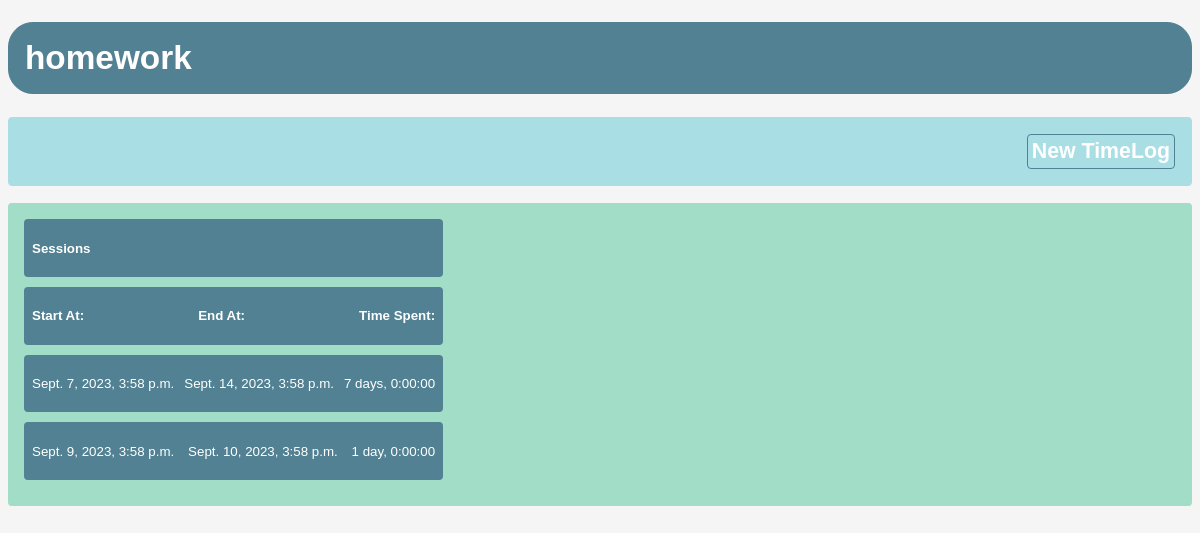
Screenshot of /activity/2/ with the database file from the repository.
### myApp/models.py (models this page shows, shortened)
class Activity(models.Model):
    id = models.BigAutoField(primary_key=True)
    name = models.TextField()

class TimeLog(models.Model):
    id = models.BigAutoField(primary_key=True)
    start_time = models.DateTimeField()
    end_time = models.DateTimeField()
    activity = models.ForeignKey("Activity", on_delete=models.CASCADE)
    def time_spent(self):
        delta = timedelta()
        delta += (self.end_time - self.start_time)
        return str(delta)

### myApp/views.py (the view)
# urls.py: path("activity/<int:id>/", views.activity, name="activity"),
def activity(request, id):
    activity = Activity.objects.get(id=id)
    timelogs = TimeLog.objects.filter(activity=activity)
    return render(request, "myApp/activity.html", {"activity": activity, "timeLogs": timelogs})

### myApp/templates/myApp/activity.html (shortened to what this page needs)
<!DOCTYPE html>
<html lang="en">
<head>
    <link rel="stylesheet" href="../../static/myApp/style.css">
</head>
<body>
    <header>
        <h1>
            {{activity.name}}
        </h1>
        <h2><a href="/activity/{{activity.id}}/new_timelog/">New TimeLog</a></h2>
    </header>
    <main>
        <div>
            {% if timeLogs %}
                <div class="timelogHeader">
                    <p>Sessions</p>
                </div>
                <div class="padding"> </div>
                <div class="timelogHeader">
                    <p>Start At:</p>
                    <p>End At:</p>
                    <p>Time Spent:</p>
                </div>
                <div class="padding"> </div>
                {% for timelog in timeLogs %}
                <div class="ActivityTimeLog">
                <p>{{timelog.start_time}}</p>
                <div class="padding"> </div>
                <p>{{timelog.end_time}}</p>
                <div class="padding"> </div>
                <p>{{timelog.time_spent}}</p>
                </div>
                <div class="padding"> </div>
                {% endfor %}
            {% else %}
                <div class="ActivityTimeLog">
                    <p>You don't have any time logs!</p>
                </div>
            {% endif %}
        </div>
    </main>
</body>
</html>

### myApp/static/myApp/style.css (style rules this page uses)
:root { font-family:Verdana, Geneva, Tahoma, sans-serif; }
body { color: rgb(81, 129, 147); background-color: whitesmoke; }
h1 { color: white; font-size: 25pt; border: 1px solid rgb(81, 129, 147); border-radius: 25px; background-color: rgb(81, 129, 147); padding: 16px; display: flex; align-items: flex-start; gap: 8px; }
h2 { color: white; font-size: 16pt; border: 1px solid rgb(169, 222, 228); border-radius: 4px; background-color: rgb(169, 222, 228); padding: 16px; display: flex; justify-content: flex-end; align-items: flex-start; }
main { color: white; font-size: 16pt; border-radius: 4px; background-color: rgb(162, 222, 199); padding: 16px; display: flex; }
a:link, a:visited { color: white; border: 1px solid rgb(81, 129, 147); border-radius: 4px; padding: 4px; text-align: center; text-decoration: none; display: inline-block; }
.timelogHeader { font-size: 10pt; font-weight: bold; background-color: rgb(81, 129, 147); border-radius: 4px; padding: 8px; display: flex; justify-content: space-between; row-gap: 20px; }
.ActivityTimeLog { font-size: 10pt; background-color: rgb(81, 129, 147); border-radius: 4px; padding: 8px; display: flex; justify-content: space-between; row-gap: 20px; }
.padding { width: 10px; height: 10px; }

### rows the page displays
Activity: name "homework"
TimeLog: start_time "Sept. 7, 2023, 3:58 p.m.", end_time "Sept. 14, 2023, 3:58 p.m.", time_spent "7 days, 0:00:00"
TimeLog: start_time "Sept. 9, 2023, 3:58 p.m.", end_time "Sept. 10, 2023, 3:58 p.m.", time_spent "1 day, 0:00:00"
